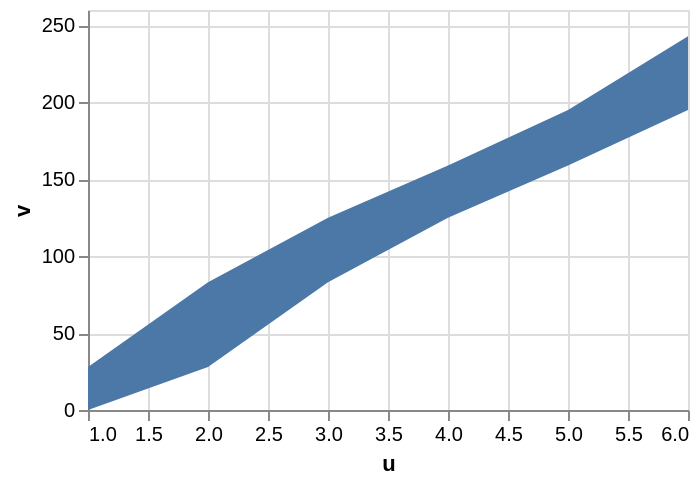

The Vega-Lite source for this figure:
### Vega specification from a JSON file in a GitHub repository (floating-point values rounded to 4 significant figures)
{"$schema": "https://vega.github.io/schema/vega/v6.json", "background": "white", "padding": 5, "width": 300, "height": 200, "style": "cell", "data": [{"name": "source_0", "values": [{"u": 1, "v": 28}, {"u": 2, "v": 55}, {"u": 3, "v": 42}, {"u": 4, "v": 34}, {"u": 5, "v": 36}, {"u": 6, "v": 48}]}, {"name": "data_0", "source": "source_0", "transform": [{"type": "formula", "expr": "toNumber(datum[\"u\"])", "as": "u"}, {"type": "stack", "groupby": [], "field": "v", "sort": {"field": [], "order": []}, "as": ["v_start", "v_end"], "offset": "zero"}]}], "signals": [{"name": "interpolate", "value": "linear", "bind": {"input": "select", "options": ["basis", "cardinal", "catmull-rom", "linear", "monotone", "natural", "step", "step-after", "step-before"]}}, {"name": "tension", "value": 0, "bind": {"input": "range", "min": 0, "max": 1, "step": 0.05}}], "marks": [{"name": "marks", "type": "area", "style": ["area"], "sort": {"field": "x"}, "from": {"data": "data_0"}, "encode": {"update": {"interpolate": {"signal": "interpolate"}, "tension": {"signal": "tension"}, "orient": {"value": "vertical"}, "fill": {"value": "#4c78a8"}, "description": {"signal": "\"u: \" + (format(datum[\"u\"], \"\")) + \"; v: \" + (format(datum[\"v\"], \"\"))"}, "x": {"scale": "x", "field": "u"}, "y": {"scale": "y", "field": "v_end"}, "y2": {"scale": "y", "field": "v_start"}, "defined": {"signal": "isValid(datum[\"u\"]) && isFinite(+datum[\"u\"]) && isValid(datum[\"v\"]) && isFinite(+datum[\"v\"])"}}}}], "scales": [{"name": "x", "type": "linear", "domain": {"data": "data_0", "field": "u"}, "range": [0, {"signal": "width"}], "nice": true, "zero": false}, {"name": "y", "type": "linear", "domain": {"data": "data_0", "fields": ["v_start", "v_end"]}, "range": [{"signal": "height"}, 0], "nice": true, "zero": true}], "axes": [{"scale": "x", "orient": "bottom", "gridScale": "y", "grid": true, "tickCount": {"signal": "ceil(width/40)"}, "domain": false, "labels": false, "aria": false, "maxExtent": 0, "minExtent": 0, "ticks": false, "zindex": 0}, {"scale": "y", "orient": "left", "gridScale": "x", "grid": true, "tickCount": {"signal": "ceil(height/40)"}, "domain": false, "labels": false, "aria": false, "maxExtent": 0, "minExtent": 0, "ticks": false, "zindex": 0}, {"scale": "x", "orient": "bottom", "grid": false, "title": "u", "labelFlush": true, "labelOverlap": true, "tickCount": {"signal": "ceil(width/40)"}, "zindex": 0}, {"scale": "y", "orient": "left", "grid": false, "title": "v", "labelOverlap": true, "tickCount": {"signal": "ceil(height/40)"}, "zindex": 0}]}
